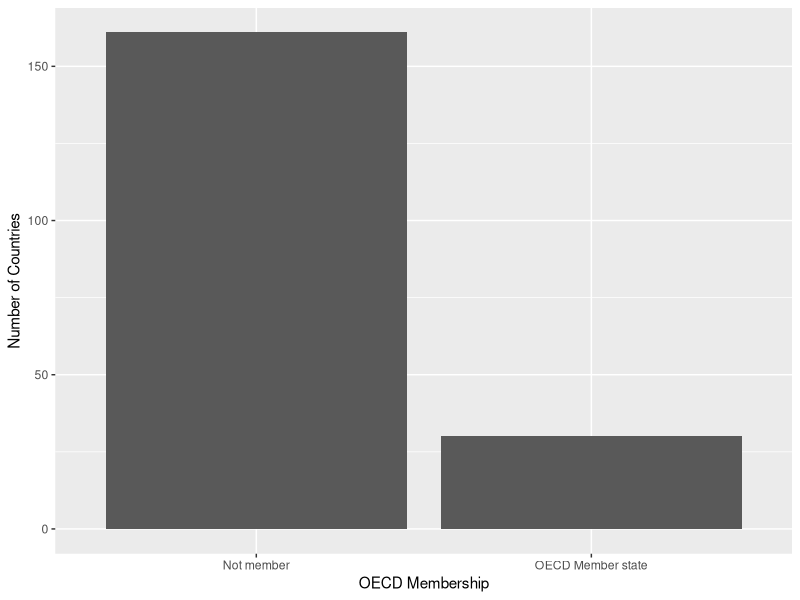
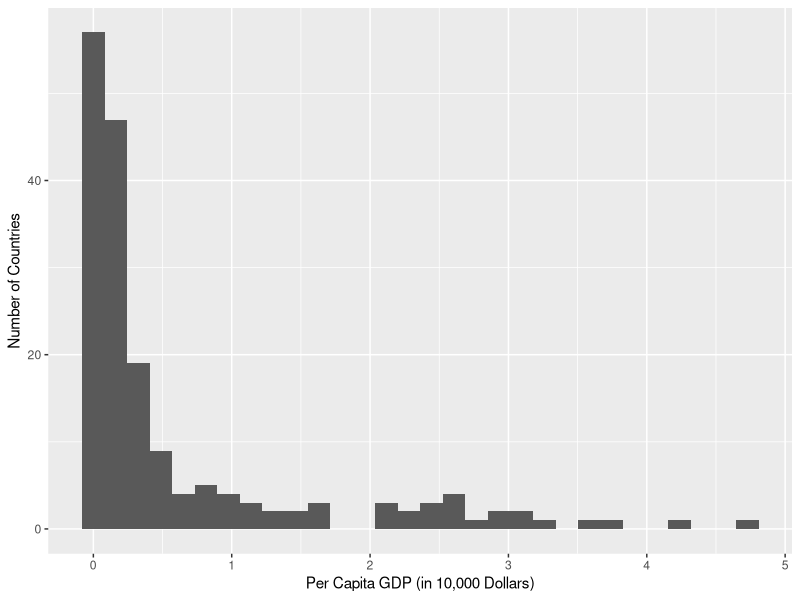
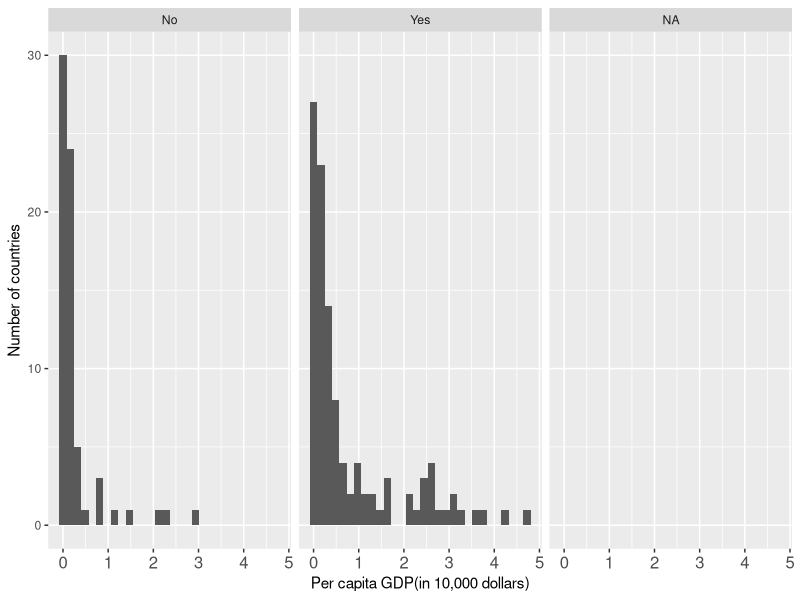
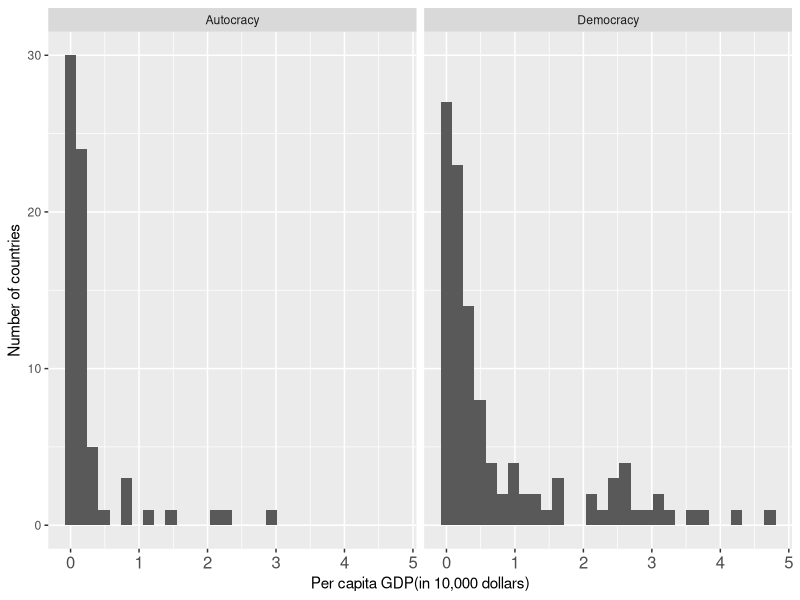

Reproduce these figures in R, in order.
##------------------------------------------------------------------------------
## R code for GV900 Homework Assignment 1
## University of Essex
##------------------------------------------------------------------------------
#Load up the following packages: 
library(ggplot2)
library(magrittr)
library(tidyverse) 

##-----------------------------------------------------------------------------
#Task 1-  Load the 'world' dataset (world.csv), and store it as an object named 
#world.data.

world.data <- read.csv("world.csv")
read.csv("world.csv")

#-------------------------------------------------------------------------------
#Task 2
#Create a frequency table 

table(world.data$oecd)
world.data$oecd
data.frame(table(world.data $ oecd))

#Store the frequency table into a data frame

(ft.oecd <- world.data$oecd %>% table %>%  data.frame)


#Check the percentage of countries that are OECD members, then add it as a column 

(ft.oecd$Percentage <- prop.table(table(world.data $ oecd)))


#Change name  of columns 
colnames(ft.oecd) <- c('OECD Member', 'Freq', 'Percentage')

#-------------------------------------------------------------------------------
#Task 3
#(A) How many countries in the data set are OECD members? 
#(A) Answer: 30

#(B) How many countries in the data set are not? 
#(B) Answer: 161

#(C) What percentage of countries are OECD members? 
#(C) Answer: 15% 

#(D) What percentage of countries are non-members? 
#(D) Answer: 84%

#-------------------------------------------------------------------------------
#Task 4
#Draw a bar chart that measures OECD Membership, then change axis labels 

ggplot(world.data, aes(x = oecd)) + geom_bar() +
  xlab("OECD Membership") + 
  ylab("Number of Countries")

#-------------------------------------------------------------------------------
#Task 5
#List 3 countries coded as OECD Members

#Australia, Austria and Belgium 

#List 3 countries that are non-democratic 

#Afghanisatan, Algeria and Angola

#-------------------------------------------------------------------------------
#Task 6 
#Provide the Range for gdp_10_thou

summary(world.data$gdp_10_thou)

#Calculate the Standard Deviation 

sd(world.data$gdp_10_thou, na.rm=TRUE)

#-------------------------------------------------------------------------------
#Task 7 
#What is the distribution of the gdp_10-thou variable? 

#Answer: Positively skewed 
#The mean is greater than the median, so it is skewed right

#-------------------------------------------------------------------------------
#Task 8 
#Draw a histogram for the gdp_10_thou

ggplot(world.data, aes(x = gdp_10_thou)) + geom_histogram() +
  xlab("Per Capita GDP (in 10,000 Dollars)") + 
  ylab("Number of Countries")

#-------------------------------------------------------------------------------
#Task 9 
#Work out which two countries' GDP is over $40,000 per capita

world.data[c("country", "gdp_10_thou")]
world.data[world.data$gdp_10_thou>4, 1]
#Answer: Luxembourg and Norway's GDP is over $40,000 per capita 

#-------------------------------------------------------------------------------
#Task 10
#Calculate the Standard Error of the mean of GDP per capita 

sd(world.data$gdp_10_thou, na.rm=TRUE) /  
  sqrt(length(world.data$gdp_10_thou[!is.na(world.data$gdp_10_thou)]))

#Answer: Standard error of the mean of GDP per capita= 0.07091015
#-------------------------------------------------------------------------------
#Task 11
#Calculate the 95% confidence interval 

# mean of the column 
pe <- mean(world.data$gdp_10_thou, na.rm = TRUE)

# standard deviation of column
# number of obs
n <- length(world.data$gdp_10_thou[is.na(world.data$gdp_10_thou) == FALSE] )

# standard error
se <- sd(world.data$gdp_10_thou, na.rm=TRUE) /  
         sqrt(n)

# Finally, we construct a 95% confidence interval by identifying the 
# lower and upper bounds
pe - 2 * se   # Lower bound
pe + 2 * se   # Upper bound

#Lower bound 95% confidence interval= 0.4599983
#Upper bound 95% confidence interval= 0.7436389
#-------------------------------------------------------------------------------
#Task 12 
#Draw histograms of per capita GDP, one for democracies and non-democracies

world.data[, c("democ_regime", "gdp_10_thou")]

g <- ggplot(world.data, aes(x=gdp_10_thou))
g <- g + geom_histogram()
g <- g + theme(axis.text.x = element_text(size = 12))
g <- g + xlab("Per capita GDP(in 10,000 dollars)")
g <- g + ylab("Number of countries")
g <- g + facet_wrap( ~ democ_regime) 
g

#-------------------------------------------------------------------------------
#Task 13
#Create a new data frame that excludes the missing values 
dem.gdp <-  world.data[ !is.na(world.data$democ_regime), ]
# Alternatively
dem.gdp <-  world.data[ is.na(world.data$democ_regime) == FALSE, ]

# Create a new variable, creating the labels 'Democracy' and 'Autocracy', 
# instead of 'Yes' and 'No'

dem.gdp$dem.dum[dem.gdp$democ_regime == 'Yes']  <- "Democracy"
dem.gdp$dem.dum[dem.gdp$democ_regime == 'No']  <- "Autocracy"
dem.gdp$dem.dum

#Recreate the histogram from Task 12 

g <- ggplot(dem.gdp, aes(x=gdp_10_thou))
g <- g + geom_histogram()
g <- g + theme(axis.text.x = element_text(size = 12))
g <- g + xlab("Per capita GDP(in 10,000 dollars)")
g <- g + ylab("Number of countries")
g <- g + facet_wrap( ~ dem.dum) 
g

#-------------------------------------------------------------------------------
#Task 14
#Calculate the mean of per capita GDP for democracies

democTTest <- t.test(world.data$gdp_10_thou[world.data$democ_regime=="Yes"],
                     conf.level =  .95)
str(democTTest)
democTTest$estimate 

#Answer: Mean value of per capita GDP for democracies= 0.801

#Alternative method of working out the mean of per capita GDP for democracies 

meanDem <- world.data %>% 
  drop_na(democ_regime) %>%
  group_by(democ_regime) %>%
  summarise(meanDemType = mean(gdp_10_thou, na.rm = TRUE, .groups = "drop_last"))

#Calculate the 95% confidence interval for democracy 

str(democTTest)
democTTest$conf.int

#Lower bound 95% confidence interval= 0.5961327 
#Upper bound 95% confidence interval= 1.0066527 
#-------------------------------------------------------------------------------
#Task 15 
#Calculate the mean of per capita GDP for autocracies

autocTTest <- t.test(world.data$gdp_10_thou[world.data$democ_regime=="No"],
                     conf.level =  .95)
str(autocTTest)
autocTTest$estimate

#Answer: Mean value of per capita for autocracies= 0.281

#Calculate the 95% confidence interval for autocracy 

str(autocTTest)
autocTTest$conf.int

#Lower bound 95% confidence interval= 0.1526567
#Upper bound 95% confidence interval= 0.4111697